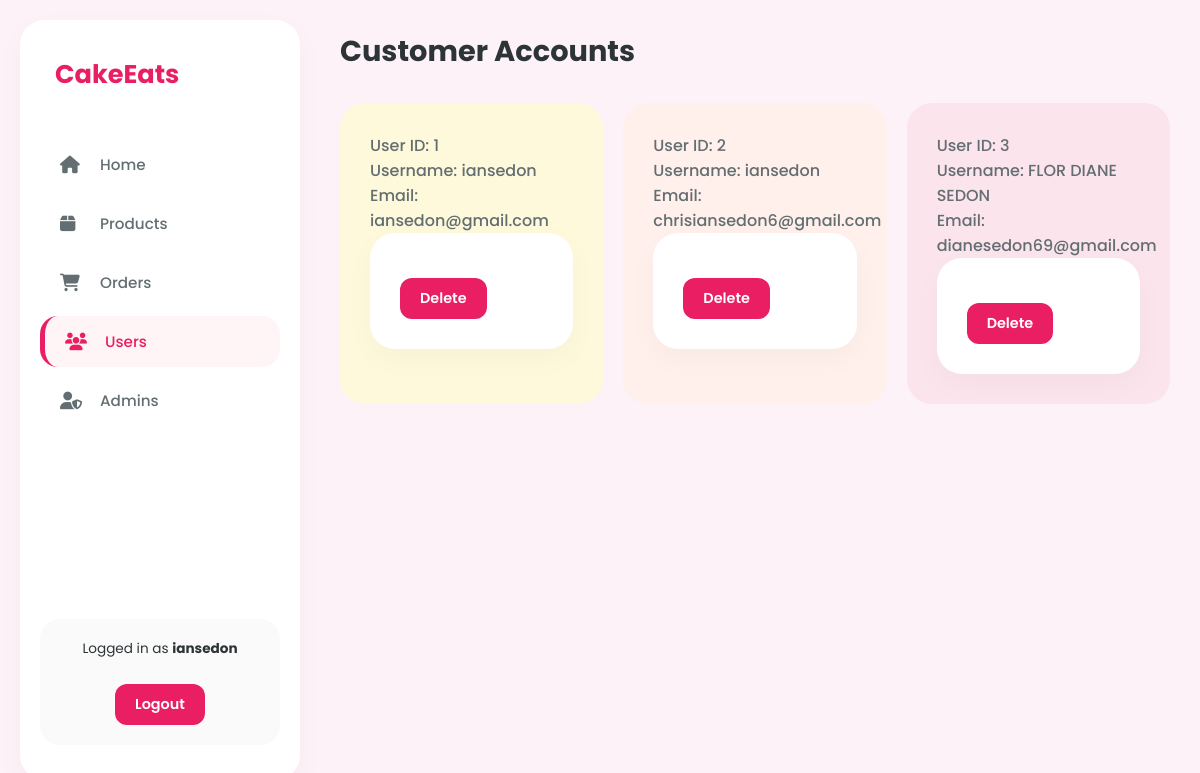
Page /admin/users.php (signed in) on the committed database.
### tables this page shows
CREATE TABLE `users` (
  `id` int(11) NOT NULL,
  `name` varchar(100) NOT NULL,
  `email` varchar(100) NOT NULL,
  `password` varchar(255) NOT NULL,
  `created_at` timestamp NOT NULL DEFAULT current_timestamp()
);

### admin/users.php (the view, shortened to what this page needs)
<?php
include 'connect.php';
?>
<!DOCTYPE html>
<html lang="en">
<head>
   <link rel="stylesheet" href="https://cdnjs.cloudflare.com/ajax/libs/font-awesome/6.1.1/css/all.min.css">
   <link rel="stylesheet" href="admin_style.css">
</head>
<body>
<?php include 'admin_header.php'; ?>
<section class="accounts">
   <h1 class="heading">Customer Accounts</h1>
   <div class="box-container">
      <?php
         $select_account = $conn->prepare("SELECT * FROM `users`");
         $select_account->execute();
         if ($select_account->rowCount() > 0) {
            while ($fetch_accounts = $select_account->fetch(PDO::FETCH_ASSOC)) {
      ?>
      <div class="box">
         <p>User ID: <span><?= htmlspecialchars($fetch_accounts['id']); ?></span></p>
         <p>Username: <span><?= htmlspecialchars($fetch_accounts['name']); ?></span></p>
         <p>Email: <span><?= htmlspecialchars($fetch_accounts['email']); ?></span></p>
         <form method="POST" onsubmit="return confirm('Delete user and all orders?');">
            <button type="submit" class="delete-btn">Delete</button>
         </form>
      </div>
      <?php
            }
         } else {
            echo '<p class="empty">No users found.</p>';
         }
      ?>
   </div>
</section>
</body>
</html>

### admin/admin_header.php (shortened to what this page needs)
<?php
$admin_id = $_SESSION['admin_id'];
$select_profile = $conn->prepare("SELECT * FROM `admins` WHERE id = ?");
$select_profile->execute([$admin_id]);
$fetch_profile = $select_profile->fetch(PDO::FETCH_ASSOC);
?>
<header class="header">
   <div class="logo">Cake<span>Eats</span></div>
   <nav class="navbar">
      <a href="dashboard.php" class="<?= basename($_SERVER['PHP_SELF']) === 'dashboard.php' ? 'active' : ''; ?>">
         <i class="fas fa-home"></i> <span>Home</span>
      </a>
      <a href="products.php" class="<?= basename($_SERVER['PHP_SELF']) === 'products.php' ? 'active' : ''; ?>">
         <i class="fas fa-box"></i> <span>Products</span>
      </a>
      <a href="orders.php" class="<?= basename($_SERVER['PHP_SELF']) === 'orders.php' ? 'active' : ''; ?>">
         <i class="fas fa-shopping-cart"></i> <span>Orders</span>
      </a>
      <a href="users.php" class="<?= basename($_SERVER['PHP_SELF']) === 'users.php' ? 'active' : ''; ?>">
         <i class="fas fa-users"></i> <span>Users</span>
      </a>
      <a href="admin_accounts.php" class="<?= basename($_SERVER['PHP_SELF']) === 'admin_accounts.php' ? 'active' : ''; ?>">
         <i class="fas fa-user-shield"></i> <span>Admins</span>
      </a>
   </nav>
   <div class="profile">
      <p>Logged in as <b><?= htmlspecialchars($fetch_profile['name'] ?? 'Admin'); ?></b></p>
      <a href="admin_logout.php" class="delete-btn" onclick="return confirm('Logout of the dashboard?');">Logout</a>
   </div>
</header>

### admin/admin_style.css (style rules this page uses)
:root { --pink-accent: #e91e63; --bg-soft: #fdf2f8; --white: #ffffff; --text-main: #2d3436; --text-muted: #636e72; --pastel-yellow: #fff9db; --pastel-peach: #fff0eb; --pastel-pink: #fce4ec; --pastel-blue: #e3f2fd; --pastel-green: #e8f5e9; --pastel-orange: #fff3e0; }
* { font-family: 'Poppins', sans-serif; margin: 0; padding: 0; box-sizing: border-box; outline: none; border: none; text-decoration: none; transition: all .2s ease-in-out; }
body { background-color: var(--bg-soft); display: flex; min-height: 100vh; padding: 20px; }
.header { width: 280px; background: var(--white); border-radius: 25px; padding: 35px 20px; height: calc(100vh - 40px); position: fixed; display: flex; flex-direction: column; box-shadow: 0 10px 30px rgba(0,0,0,0.03); z-index: 1000; }
.header .logo { font-size: 1.6rem; font-weight: 700; color: var(--pink-accent); margin-bottom: 45px; padding-left: 15px; }
.navbar { display: flex; flex-direction: column; gap: 8px; }
.navbar a { padding: 14px 20px; color: var(--text-muted); font-weight: 500; border-radius: 18px; display: flex; align-items: center; gap: 15px; font-size: 0.95rem; }
.navbar a i { width: 25px; font-size: 1.1rem; }
.navbar a:hover, .navbar a.active { background: #fff5f7; color: var(--pink-accent); }
.navbar a.active { border-left: 5px solid var(--pink-accent); }
.profile { margin-top: auto; padding: 20px; background: #fafafa; border-radius: 20px; text-align: center; }
.profile p { font-size: 0.85rem; color: var(--text-main); margin-bottom: 10px; }
section { margin-left: 310px; width: calc(100% - 310px); padding: 10px; }
.heading { font-size: 1.8rem; font-weight: 700; color: var(--text-main); margin-bottom: 30px; }
.box-container { display: grid; grid-template-columns: repeat(auto-fit, minmax(250px, 1fr)); gap: 20px; }
.box { padding: 30px; border-radius: 25px; position: relative; overflow: hidden; }
.box:nth-child(1) { background: var(--pastel-yellow); }
.box:nth-child(2) { background: var(--pastel-peach); }
.box:nth-child(3) { background: var(--pastel-pink); }
.box p { font-weight: 500; color: var(--text-muted); }
.btn, .option-btn, .delete-btn { display: inline-block; margin-top: 15px; padding: 10px 20px; border-radius: 12px; font-size: 0.9rem; font-weight: 600; text-align: center; }
.delete-btn { background: var(--pink-accent); color: var(--white); }
form { background: var(--white); padding: 30px; border-radius: 25px; box-shadow: 0 10px 30px rgba(0,0,0,0.03); max-width: 600px; }

### rows in the picture
users: id "1", name "iansedon", email "iansedon@gmail.com"
users: id "2", name "iansedon", email "chrisiansedon6@gmail.com"
users: id "3", name "FLOR DIANE SEDON", email "dianesedon69@gmail.com"

### other values in the picture
$fetch_profile['name'] "iansedon"
